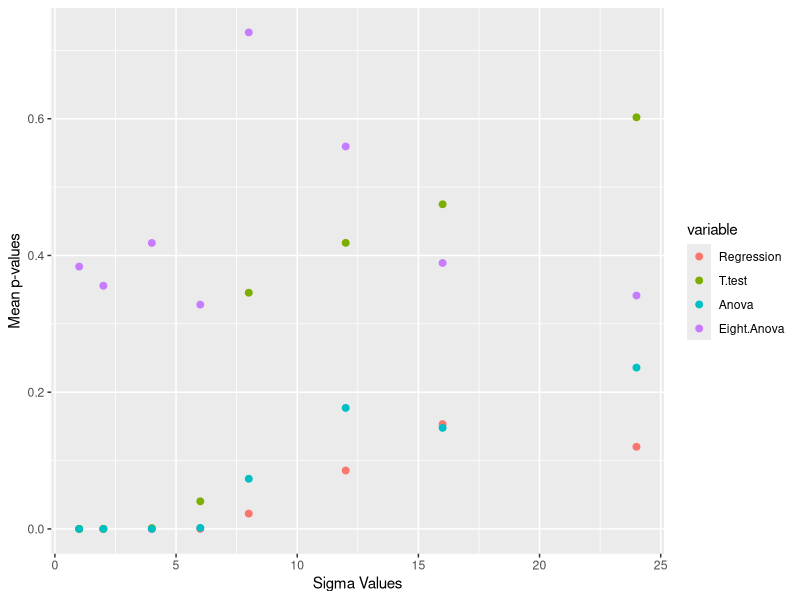

The R script that drew this image:
## ---- chunk 1
library(ggplot2)
library(dplyr)
library(reshape2)
## ---- chunk 2

# Null model
nullmod<- function(p,x,y){
  B0=p[1]
  sigma=exp(p[2])
  
  expected=B0
  
  null=-sum(dnorm(x=y,mean=expected,sd=sigma, log = TRUE))
  return(null)
}

# Regression model
lin<-function(p,x,y){
  B0=p[1]
  B1=p[2]
  sigma=exp(p[3])
  
  expected=B0+B1*x

  lmmod=-sum(dnorm(x=y,mean=expected,sd=sigma, log = TRUE))
  return(lmmod)
}

# T-test model
ttest<-function(p,x,y){
  B0=p[1]
  B1=p[2]
  sigma=exp(p[3])
  x1=x
  expected=B0+B1*x1

  tmod=-sum(dnorm(x=y,mean=expected,sd=sigma, log = TRUE))
  return(tmod)
}

# ANOVA - four groups
anovamod<-function(p,x,y){
B0=p[1]
B1=p[2]
B2=p[3]
B3=p[4]
sigma=exp(p[5])

expected=B0+B1*x[,1]+B2*x[,2]+B3*x[,3]

anova=-sum(dnorm(x=y,mean=expected,sd=sigma,log = TRUE))
return(anova)
}

# Now an ANOVA with 8 groups
eightanovamod<-function(p,x,y){
  B0=p[1]
  B1=p[2]
  B2=p[3]
  B3=p[4]
  B4=p[5]
  B5=p[6]
  B6=p[7]
  B7=p[8]
  sigma=exp(p[9])
  
  expected=B0+B1*x[,1]+B2*x[,2]+B3*x[,3]+B4*x[,4]+B5*x[,5]+B6*x[,6]+B7*x[,7]
  
  eightanovamod=-sum(dnorm(x=y,mean=expected,sd=sigma, log = TRUE))
  return(eightanovamod)
}

## ---- chunk 3
# Set up an empty data frame in which to store your p-values for each sigma and model.
dfp <- setNames(data.frame(matrix(ncol = 5, nrow = 8)), c("Sigmas", "Regression", "T.test", "Anova",  "Eight.Anova"))

# Set up your vector of sigmas to loop through
sigmas <- c(1,2,4,6,8,12,16,24)

# Write your nested for loop:
for (i in 1:length(sigmas)){ # sigma runs
  # set up your vectors for your p-values from each monte-carlo run. 
  reg.p <- numeric(10) # changes each time you use a new sigma
  t.p <- numeric(10)
  anova.p <- numeric(10)
  eightanova.p <- numeric(10)
  for (j in 1:10){ # monte carlo runs
    x <- runif(24, 0, 50) # build set of x's
    e <- rnorm(24, 0, sd = sigmas[i]) # put in your error
    y <- 10 + 0.4*x + e # write your linear equation
    df <- cbind(x, y) # bind x and y into a data frame
    df <- as.data.frame(df)
    df <- df[order(df$x),] # order for later sorting. 
    
    # dummy coding:
    
    # For t-test
    tdummy <- matrix(0, 24, 1)
    tdummy[13:24,1] <- 1
  
    # For anova
    dummy <- matrix(0, 24, 3)
    dummy[7:12,1] <- 1
    dummy[13:18,2] <-1
    dummy[19:24,3] <-1
    
    #for eight-level anova
    edummy <- matrix(0, 24, 7)
    edummy[4:6,1]<-1
    edummy[7:9,2]<-1
    edummy[10:12,3]<-1
    edummy[13:15,4]<-1
    edummy[16:18,5]<-1
    edummy[19:21,6]<-1
    edummy[22:24,7]<-1
    
    # guesses
    nullmodguess <- c(1,2) # 2
    lmmodguess <- c(1, 2, 3) # 3 
    tmodguess<-c(1,1,1,1,1) # 5
    aovguess<- c(9,10,-6,8,2) # 5 
    eightaovguess<-c(1, 12.5,15,17.5,20,22.5,25,27.5,30) # 9
    
    #optims
    nullfitmod=optim(par=nullmodguess,fn=nullmod,x=df$x,y=df$y) # converges
    lmfitmod=optim(par=lmmodguess,fn=lin,x=df$x,y=df$y) # converges 
    tfitmod=optim(par=tmodguess,fn=ttest,x=tdummy,y=df$y) # converges
    anovafitmod=optim(par=aovguess,fn=anovamod,x=dummy,y=df$y, control=list(maxit=1e5)) # converges
    eightanovafitmod=optim(par=eightaovguess,fn=eightanovamod,x=edummy,y=df$y, control=list(maxit=1e5)) # converges
   
    # degrees of freedom 
     degfreg <- length(lmfitmod$par) - length(nullfitmod$par) 
     degft <- length(tfitmod$par) - length(nullfitmod$par) 
     degfanova <- length(anovafitmod$par) - length(nullfitmod$par) 
     degfeightanova <- length(eightanovafitmod$par) - length(nullfitmod$par) 
     
     # test stats
    t.statreg <- 2*(nullfitmod$value - lmfitmod$value)
    t.statt <- 2*(nullfitmod$value - tfitmod$value)
    t.statanova <- 2*(nullfitmod$value - anovafitmod$value)
    t.stateightanova <- 2*(nullfitmod$value - eightanovafitmod$value)
    
    # pvalues 
    reg.p[j] <- 1-pchisq(t.statreg, df=degfreg)
    t.p[j]<- 1-pchisq(t.statt, df=degft)
    anova.p[j]<- 1-pchisq(t.statanova, df=degfanova)
    eightanova.p[j]<- 1-pchisq(t.stateightanova, df=degfeightanova)
  }
  
  # the mean p values for each of ten monte carlo runs, and each of 8 sigmas into a data frame.
  dfp[,1]<- c(1, 2, 4, 6, 8, 12, 16, 24)
  dfp[i,2] <- mean(reg.p)
  dfp[i,3] <- mean(t.p)
  dfp[i,4] <- mean(anova.p)
  dfp[i,5] <- mean(eightanova.p)
}
## ---- chunk 4
mframe <- melt(dfp)
mframe <- mframe[9:40,]
allsigmas <- c(1,  2,  4,  6,  8, 12, 16, 24, 1,  2,  4,  6,  8,12, 16, 24, 1,  2,  4,  6,  8, 12, 16, 24, 1,  2,  4,  6,  8, 12, 16, 24)
mframe$sigma <- allsigmas
## ---- chunk 5
mframe <- as.data.frame(mframe)
p <- ggplot(mframe, aes(x=mframe$sigma, y=mframe$value, colour=variable)) + geom_point (size=2) + xlab("Sigma Values") + ylab("Mean p-values") 
p
     
## ---- chunk 6
# get values for the eight level anova guess:
x <- c(6.25, 12.5, 18.72, 25, 31.25, 37.5, 43.75, 50)
y.vec <- rep(NA, 8)
for (i in 1:length(x)){
   y[i] <- 10 + 0.4*x[i]
   y.vec <- y
}
